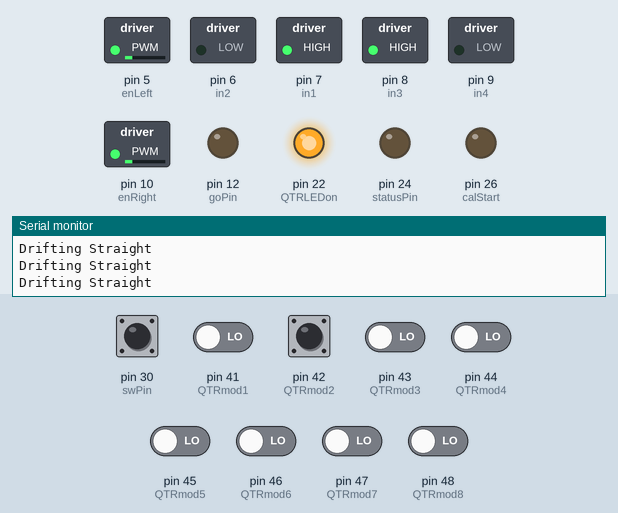
This sketch was run on a simulated Arduino Mega 2560, built with avr-gcc and run on an emulated ATmega2560. Shown: switched loads named in the sketch (green lamp = pin HIGH), output pins drawn as LEDs (lit = HIGH), the last lines printed to the serial monitor. Inputs (shaded band) come from the test bench; at power-on: pin 30 (swPin), pin 41 (QTRmod1), pin 42 (QTRmod2), pin 43 (QTRmod3), pin 44 (QTRmod4), pin 45 (QTRmod5), pin 46 (QTRmod6), pin 47 (QTRmod7), pin 48 (QTRmod8) LOW.

Above: at 1.4 s.
1.5 s: pin 41 (QTRmod1) driven HIGH
At 2.7 s:
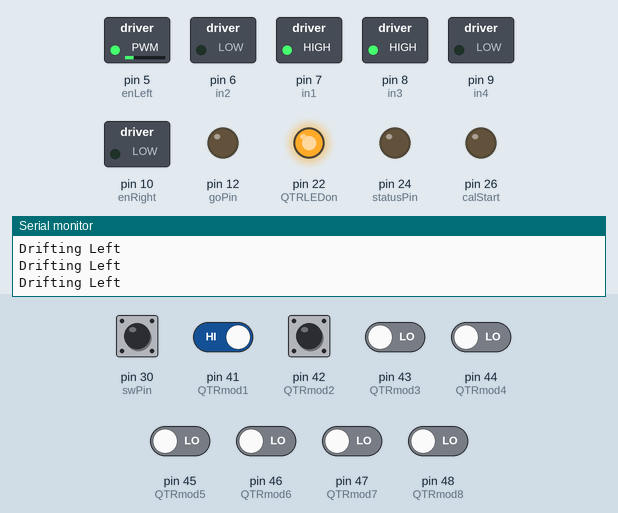
3.0 s: pin 42 (QTRmod2) driven HIGH
At 3.9 s:
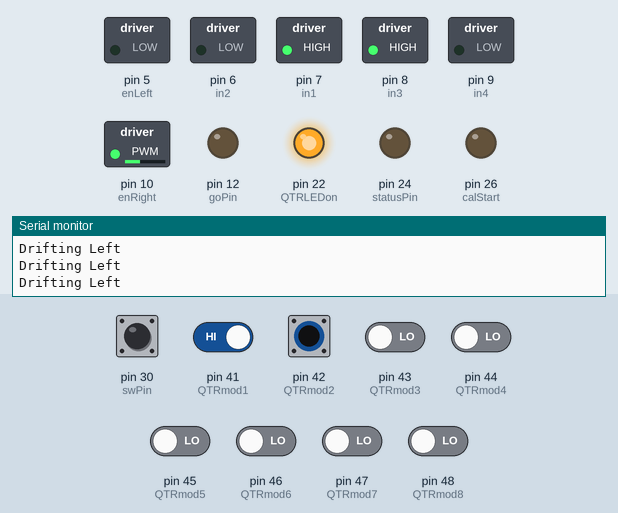
4.5 s: pin 42 (QTRmod2) pulsed LOW 2 times (0.12 s each, 0.3 s apart)
7.5 s: pin 41 (QTRmod1) driven LOW and pin 42 (QTRmod2) driven LOW
At 8.9 s:
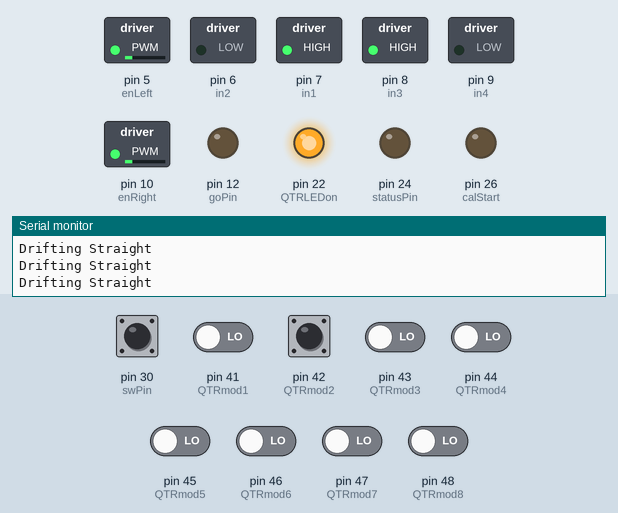
10.5 s: pin 46 (QTRmod6) driven HIGH
At 11.7 s:
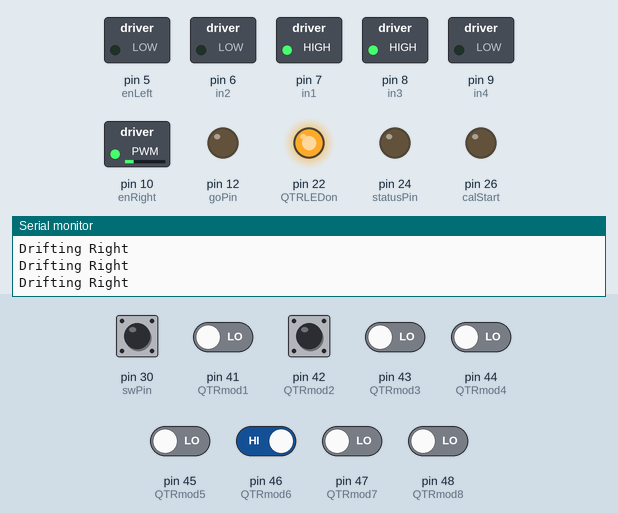
12.0 s: pin 43 (QTRmod3) driven HIGH
At 12.9 s:
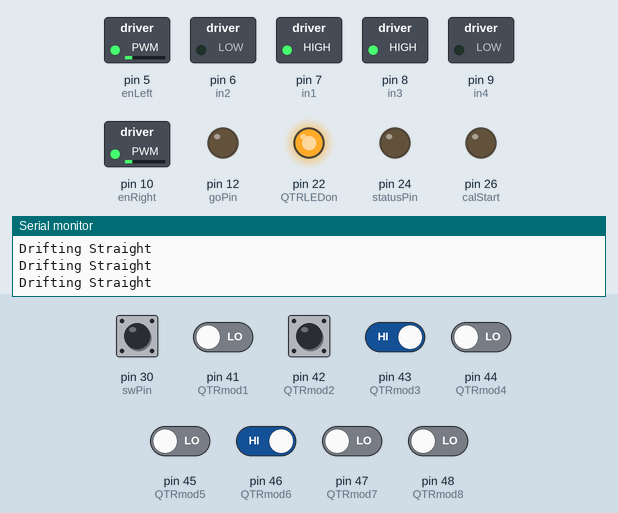
Timing chart, 0 to 15.0 s (numbered marks = the images above; inputs shaded):
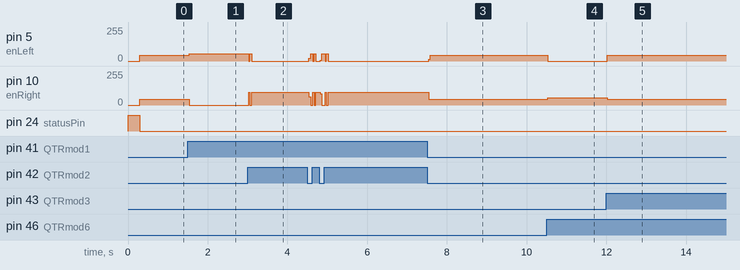

The sketch:

FINALCODE_CURRENTVERSION.ino
```cpp
/* FINAL CODE
  Matt Russell, Joshua Ramayrat
  This is the code that will guide our robot through the obstacle course.
*/
#include <QTRSensors.h>

#define MINGUESS 5000
//how many samples to take for calibration
#define CALNUM 100
//basespeed of motors
#define BASESPEED 45
//how many data points to take for line-following
#define FOLNUM 10
//arbitrary constant for line following
#define ARBC 500


int goPin = 12, swPin = 30, calStart = 26, statusPin = 24;
//QTR Sensor Calibration
//Pins
int QTRLEDon = 22, QTRmod1 = 41, QTRmod2 = 42, QTRmod3 = 43, QTRmod4 = 44, QTRmod5 = 45, QTRmod6 = 46, QTRmod7 = 47, QTRmod8 = 48;
//Structures
QTRSensorsRC qtrrc((unsigned char[]) {
  41, 42, 43, 44, 45, 46, 47, 48
}, 8);

/*unsigned int maxVal[] = {0, 0, 0, 0, 0, 0, 0, 0};
  unsigned int minVal[] = {MINGUESS, MINGUESS, MINGUESS, MINGUESS, MINGUESS, MINGUESS, MINGUESS, MINGUESS};
  volatile unsigned int wMin[] = {0, 0, 0, 0, 0, 0, 0, 0};
  volatile unsigned int wMax[] = {0, 0, 0, 0, 0, 0, 0, 0};
  volatile unsigned int wAvg[] = {0, 0, 0, 0, 0, 0, 0, 0};
  volatile unsigned int bMin[] = {0, 0, 0, 0, 0, 0, 0, 0};
  volatile unsigned int bMax[] = {0, 0, 0, 0, 0, 0, 0, 0};
  volatile unsigned int bAvg[] = {0, 0, 0, 0, 0, 0, 0, 0};*/
unsigned int sensorValues[8]; /*sensor1[100], sensor2[100], sensor3[100], sensor4[100], sensor5[100], sensor6[100], sensor7[100], sensor8[100];*/
//avg[] = {lValavg, rValavg};
long avg[] = {0, 0};


//Motors
// Left motor
int enLeft = 5, in1 = 7, in2 = 6;
// Right motor
int enRight = 10, in3 = 8, in4 = 9;
//Encoder
long count = 0;
int encLeft = 3, encRight = 4;
//Line-following
unsigned int newspd = BASESPEED;
int lVal, rVal;
long threshold;
int diff[CALNUM];


void setup() {
  digitalWrite(statusPin, LOW);
  //Initialize Serial Console only for debugging
  Serial.begin(9600);
  //Setup for calibration
  pinMode(QTRmod1, INPUT);
  pinMode(QTRmod2, INPUT);
  pinMode(QTRmod3, INPUT);
  pinMode(QTRmod4, INPUT);
  pinMode(QTRmod5, INPUT);
  pinMode(QTRmod6, INPUT);
  pinMode(QTRmod7, INPUT);
  pinMode(QTRmod8, INPUT);
  pinMode(calStart, OUTPUT);
  pinMode(statusPin, OUTPUT);
  pinMode(goPin, OUTPUT);
  pinMode(QTRLEDon, OUTPUT);
  //Setup for line-following
  pinMode(swPin, INPUT);
  pinMode(in1, OUTPUT);
  pinMode(in2, OUTPUT);
  pinMode(in3, OUTPUT);
  pinMode(in4, OUTPUT);
  pinMode(enLeft, OUTPUT);
  pinMode(enRight, OUTPUT);
  pinMode(encLeft, INPUT);
  pinMode(encRight, INPUT);
  /*I dont even think we need to calibrate
    digitalWrite(statusPin, HIGH);
    while (digitalRead(swPin) != HIGH) {
    }
    wCal();
    while (digitalRead(swPin) != HIGH) {
    }
    rdelay(500);
    bCal();
    while (digitalRead(swPin) != HIGH) {
    }
    rdelay(500);
    digitalWrite(statusPin, LOW);
    digitalWrite(calStart, LOW);
    digitalWrite(goPin, HIGH);*/
  while (digitalRead(swPin) != LOW) {
  }
  digitalWrite(statusPin, HIGH);
  digitalWrite(QTRLEDon, HIGH);
  lCal();
  digitalWrite(statusPin, LOW);
  Forward();
}

void loop() {
  follow();
}

//Line-Following functions
//Function to compute sensor values
void follow() {
  //lVal for 1-3, rVal for 6-8
  lVal = 0, rVal = 0;
  qtrrc.read(sensorValues);
  for (int i = 0; i < 3; i++) {
    lVal = lVal + sensorValues[i];
    rVal = rVal + sensorValues[i + 5];
  }
  //Serial.println(rVal - lVal);
  //check if drifting right
  if (rVal - lVal > threshold + ARBC) {
   Serial.println("Drifting Right");
    analogWrite(enRight, newspd + 10);
    analogWrite(enLeft, 0);
  }
  //check if drifting left
  if (rVal - lVal <  threshold - ARBC) {
    Serial.println("Drifting Left");
    analogWrite(enRight, 0);
    analogWrite(enLeft, newspd + 10);
  }
  //drifting 'straight'
  if(rVal - lVal < threshold + ARBC && rVal - lVal > threshold - ARBC){
    Serial.println("Drifting Straight");
    analogWrite(enRight, newspd);
    analogWrite(enLeft, newspd);
  }
  //exception handling
  if(sensorValues[1] > 2000){
    analogWrite(enRight, newspd + 50);
    analogWrite(enLeft, 0);
  }
  //rdelay(1000);
}

//Calibration
void lCal() {
  for(int i = 0; i < CALNUM; i++) {
    lVal = 0, rVal = 0;
    qtrrc.read(sensorValues);
    for (int j = 0; j < 3; j++) {
      lVal = lVal + sensorValues[j];
      rVal = rVal + sensorValues[j + 5];
    }
    diff[i] = rVal - lVal;
    threshold = threshold + diff[i];
  }
  threshold = threshold / CALNUM;
  Serial.println(threshold);
}
//Function to determine robot drift and adjust accordingly
/*void adjust() {

  }*/

//Motor functions
void Forward() {
  //Left motor
  digitalWrite(in1, HIGH);
  digitalWrite(in2, LOW);
  analogWrite(enLeft, BASESPEED);
  //Right motor
  digitalWrite(in3, HIGH);
  digitalWrite(in4, LOW);
  analogWrite(enRight, BASESPEED);
}
void Reverse() {
  //Left motor
  digitalWrite(in1, LOW);
  digitalWrite(in2, HIGH);
  analogWrite(enLeft, BASESPEED);
  //Right motor
  digitalWrite(in3, LOW);
  digitalWrite(in4, HIGH);
  analogWrite(enRight, BASESPEED);
}

//General-purpose functions
void rdelay(int dt) {
  int ct, pt;
  pt = millis();
  ct = pt;
  while (ct - pt < dt) {
    ct = millis();
  }
}
```

Measured:
- after the input at 1.5 s, pin 5 (enLeft): 45/255 → 55/255 at once; pin 10 (enRight): 45/255 → 0/255 at once
- after the input at 3.0 s, pin 5 (enLeft): 55/255 → 0/255 at once; pin 10 (enRight): 0/255 → 95/255 at once
- after the input at 7.5 s, pin 5 (enLeft): 0/255 → 45/255 at once; pin 10 (enRight): 95/255 → 45/255 at once
- after the input at 10.5 s, pin 5 (enLeft): 45/255 → 0/255 at once; pin 10 (enRight): 45/255 → 55/255 at once
- after the input at 12.0 s, pin 5 (enLeft): 0/255 → 45/255 at once; pin 10 (enRight): 55/255 → 45/255 at once
